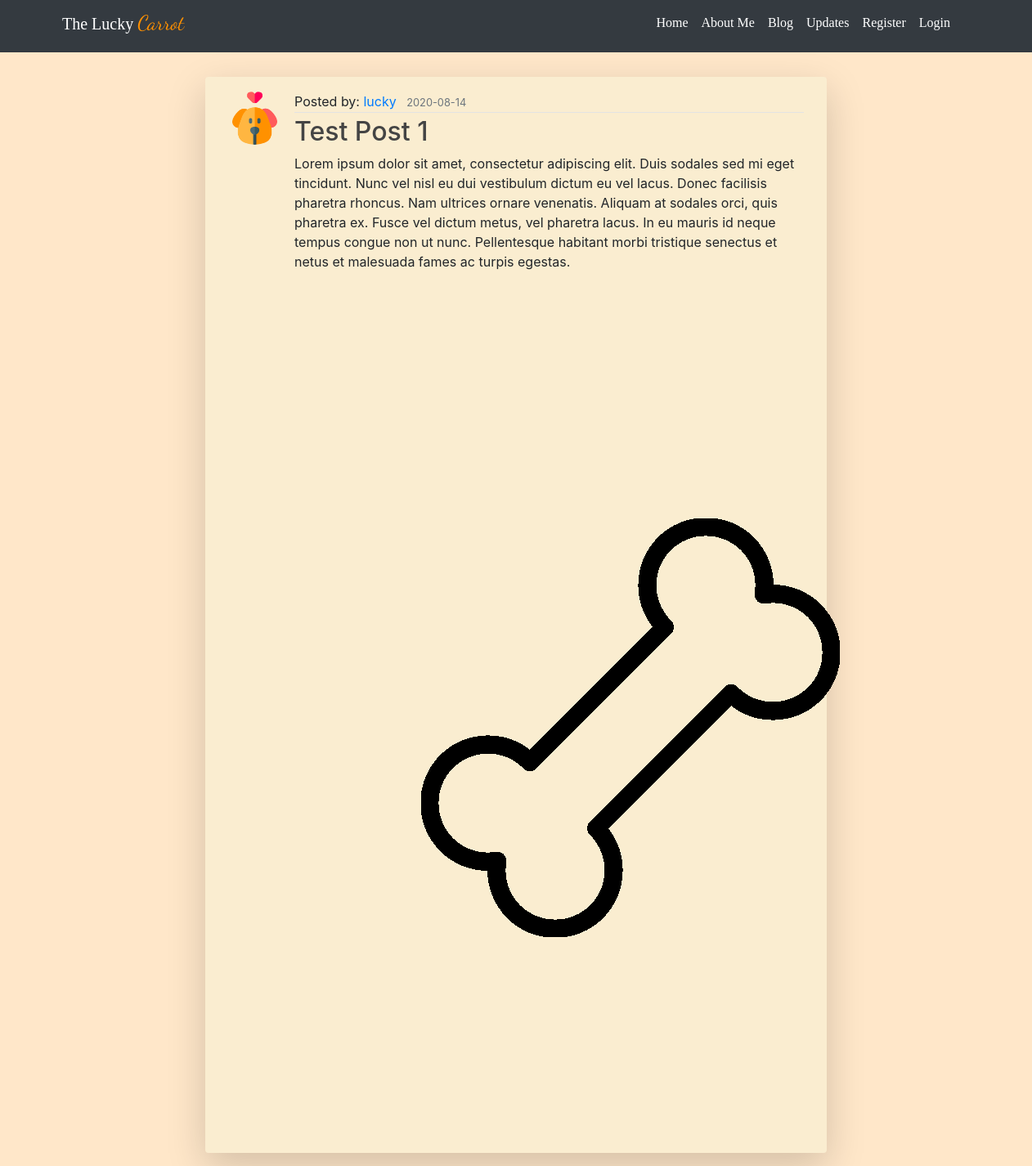
The page /blog/1 on the database its author committed.
### luckycarrot/models.py (models this page shows, shortened)
class User(db.Model, UserMixin):
    id = db.Column(db.Integer, primary_key=True)
    username = db.Column(db.String(20), unique=True, nullable=False)
    email = db.Column(db.String(120), unique=True, nullable=False)
    password = db.Column(db.String(60), nullable=False)
    updates = db.Column(db.Boolean, unique=False, default=False, nullable=False)
    image_file = db.Column(db.String(20), nullable=False, default='default.png')
    admin_user = db.Column(db.Boolean, unique=False, default=False, nullable=False)
    posts = db.relationship('Post', backref='author', lazy=True)

class Post(db.Model):
    id = db.Column(db.Integer, primary_key=True)
    title = db.Column(db.String(100), nullable=False)
    date_posted = db.Column(db.DateTime, nullable=False,
                            default=datetime.utcnow)
    content = db.Column(db.Text, nullable=False)
    image_file = db.Column(db.String(20), nullable=False)
    user_id = db.Column(db.Integer, db.ForeignKey(
        'user.id'), nullable=False)

### luckycarrot/routes.py (the view)
@app.route('/blog/<int:post_id>')
def post(post_id):
    post = Post.query.get_or_404(post_id)
    return render_template('post.html', post=post)

### luckycarrot/templates/post.html (shortened to what this page needs)
{% extends 'main.html' %}
{% block links %}
<link rel="stylesheet" href="../static/css/post.css" type="text/css">
{% endblock %}
{% block content %}
    <div class='container-xl'>
        <div class="row">
            <div class="col-2"></div>
            <div class="col-8 shadow-lg p-2 mb-3 rounded borderBody">
                <article class='media content-section'>
                    <img class="rounded-circle article-img" src="{{ url_for('static', filename='profile_pictures/' + post.author.image_file)}}">
                    <div class='media-body'>
                        <div class="article-metadata">
                            <span>Posted by: <a class="mr-2" href="#">{{ post.author.username }}</a></span>
                            <small class='text-muted'>{{ post.date_posted.strftime('%Y-%m-%d') }}</small>
                        </div>
                        <h2 class="article-title">{{ post.title }}</h2>
                        <p class="article-content">{{ post.content }}</p>
                    </div>
                </article>
                <img src="{{ url_for('static', filename='post_pictures/' + post.image_file) }}">
            </div>
        </div>
    </div>
{% endblock %}

### luckycarrot/static/css/main.css (style rules this page uses)
body { background: #ffe7c9 !important; font-family: 'Bitter', serif; }
a { text-decoration: none !important; }
.borderBody { margin-top: 30px; background: #faedd0; }
.content-section { padding: 10px 20px; border-radius: 3px; margin-bottom: 20px; }

### luckycarrot/static/css/post.css (style rules this page uses)
.article-title { color: #444444; }
.article-content { white-space: pre-line; }
.article-img { height: 65px; width: 65px; margin-right: 16px; }
.article-metadata { padding-bottom: 1px; margin-bottom: 4px; border-bottom: 1px solid #e3e3e3 }

### rows shown on the page
User: image_file (placeholder picture), author.username "lucky"
Post: date_posted "2020-08-14", title "Test Post 1", content "Lorem ipsum dolor sit amet, consectetur adipiscing elit. Duis sodales sed mi eget tincidunt. Nunc vel nisl eu dui vestibulum dictum eu vel lacus. Donec facilisis pharetra rhoncus. Nam ultrices ornare venenatis. Aliquam at sodales orci, quis pharetra ex. Fusce vel dictum metus, vel pharetra lacus. In eu mauris id neque tempus congue non ut nunc. Pellentesque habitant morbi tristique senectus et netus et malesuada fames ac turpis egestas.", image_file (picture)
